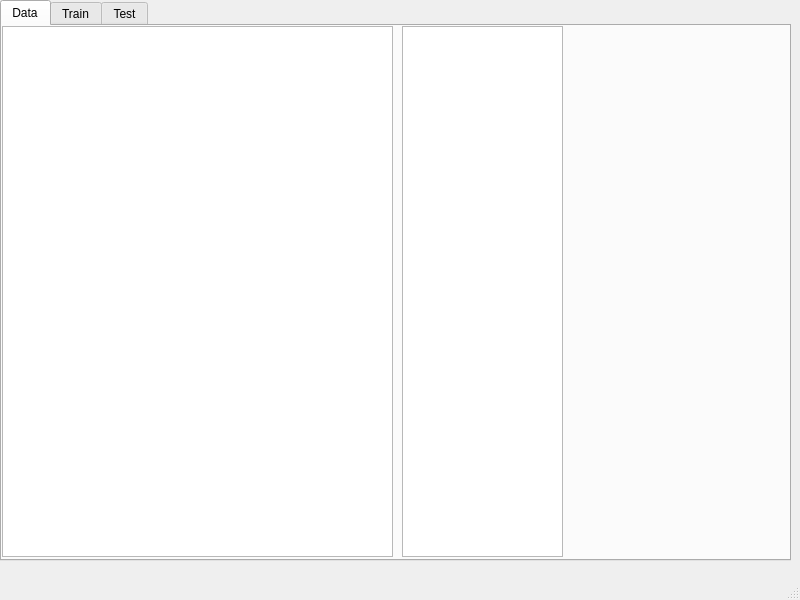
<?xml version="1.0" encoding="UTF-8"?>
<ui version="4.0">
 <class>MainWindow</class>
 <widget class="QMainWindow" name="MainWindow">
  <property name="geometry">
   <rect>
    <x>0</x>
    <y>0</y>
    <width>800</width>
    <height>600</height>
   </rect>
  </property>
  <property name="windowTitle">
   <string>MainWindow</string>
  </property>
  <widget class="QWidget" name="centralwidget">
   <widget class="QTabWidget" name="tabWidget">
    <property name="geometry">
     <rect>
      <x>0</x>
      <y>0</y>
      <width>791</width>
      <height>561</height>
     </rect>
    </property>
    <property name="currentIndex">
     <number>0</number>
    </property>
    <widget class="QWidget" name="tab">
     <attribute name="title">
      <string>Data</string>
     </attribute>
     <widget class="QTreeView" name="tree_view">
      <property name="geometry">
       <rect>
        <x>0</x>
        <y>0</y>
        <width>391</width>
        <height>531</height>
       </rect>
      </property>
     </widget>
     <widget class="QListView" name="list_view">
      <property name="geometry">
       <rect>
        <x>400</x>
        <y>0</y>
        <width>161</width>
        <height>531</height>
       </rect>
      </property>
     </widget>
    </widget>
    <widget class="QWidget" name="tab_2">
     <attribute name="title">
      <string>Train</string>
     </attribute>
    </widget>
    <widget class="QWidget" name="tab_5">
     <attribute name="title">
      <string>Test</string>
     </attribute>
    </widget>
   </widget>
  </widget>
  <widget class="QMenuBar" name="menubar">
   <property name="geometry">
    <rect>
     <x>0</x>
     <y>0</y>
     <width>800</width>
     <height>21</height>
    </rect>
   </property>
  </widget>
  <widget class="QStatusBar" name="statusbar"/>
 </widget>
 <resources/>
 <connections/>
</ui>
